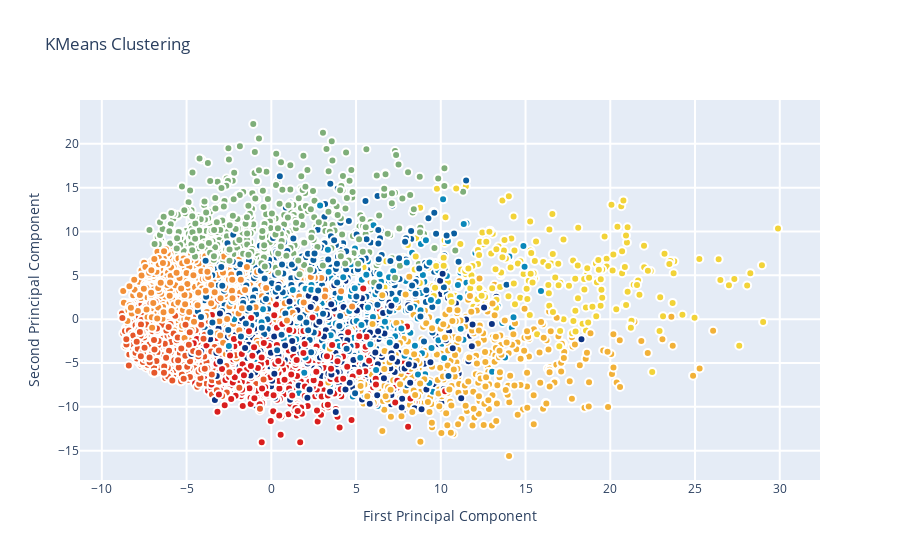

The notebook cell this image was saved under:
### Markdown cell above
###K-Means Clustering to identify possible classes

Imagine just for a moment that we were not provided with the class labels to this digit set because after all PCA is an unsupervised method. Therefore how would we be able to separate out our data points in the new feature space? We can apply a clustering algorithm on our new PCA projection data and hopefully arrive at distinct clusters which would tell us something about the underlying class separation in the data. 

To start off, we set up a KMeans clustering method with Sklearn's *KMeans* call and use the *fit_predict* method to compute cluster centers and predict cluster indices for the first and second PCA projections (to see if we can observe any appreciable clusters).

### Code cell
from sklearn.cluster import KMeans # KMeans clustering 
# Set a KMeans clustering with 9 components ( 9 chosen sneakily ;) as hopefully we get back our 9 class labels)
kmeans = KMeans(n_clusters=9)
# Compute cluster centers and predict cluster indices
X_clustered = kmeans.fit_predict(X_5d)

trace_Kmeans = go.Scatter(x=X_5d[:, 0], y= X_5d[:, 1], mode="markers",
                    showlegend=False,
                    marker=dict(
                            size=8,
                            color = X_clustered,
                            colorscale = 'Portland',
                            showscale=False, 
                            line = dict(
            width = 2,
            color = 'rgb(255, 255, 255)'
        )
                   ))

layout = go.Layout(
    title= 'KMeans Clustering',
    hovermode= 'closest',
    xaxis= dict(
         title= 'First Principal Component',
        ticklen= 5,
        zeroline= False,
        gridwidth= 2,
    ),
    yaxis=dict(
        title= 'Second Principal Component',
        ticklen= 5,
        gridwidth= 2,
    ),
    showlegend= True
)

data = [trace_Kmeans]
fig1 = dict(data=data, layout= layout)
# fig1.append_trace(contour_list)
py.iplot(fig1, filename="svm")

### Figure 1 — Plotly figure (JSON) as saved in the notebook; plotly's stock layout.template omitted (floating-point values rounded to 4 significant figures; data arrays with more than 128 entries replaced by an {"elided": "..."} marker saying what was removed)
{"data": [{"marker": {"color": {"elided": "6000 int values"}, "colorscale": [[0, "rgb(12,51,131)"], [0.25, "rgb(10,136,186)"], [0.5, "rgb(242,211,56)"], [0.75, "rgb(242,143,56)"], [1, "rgb(217,30,30)"]], "line": {"color": "rgb(255, 255, 255)", "width": 2}, "showscale": false, "size": 8}, "mode": "markers", "showlegend": false, "type": "scatter", "x": {"elided": "6000 float values"}, "y": {"elided": "6000 float values"}}], "layout": {"hovermode": "closest", "showlegend": true, "title": {"text": "KMeans Clustering"}, "xaxis": {"gridwidth": 2, "ticklen": 5, "title": {"text": "First Principal Component"}, "zeroline": false}, "yaxis": {"gridwidth": 2, "ticklen": 5, "title": {"text": "Second Principal Component"}}}}
